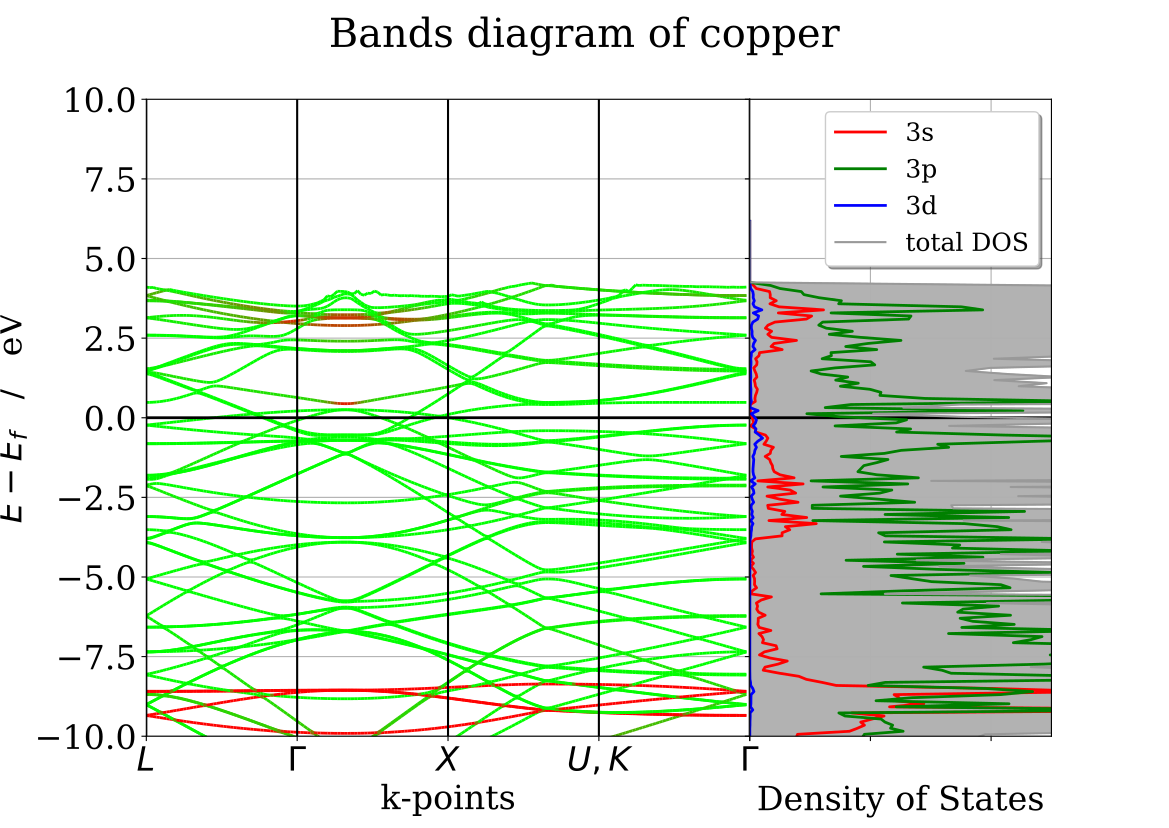

Source code (Python):
#!/usr/bin/env python
# -*- coding=utf-8 -*-

import sys
import numpy as np

import matplotlib.pyplot as plt
from matplotlib.collections import LineCollection
from matplotlib.gridspec import GridSpec

from pymatgen.io.vasp.outputs import Vasprun
from pymatgen.electronic_structure.core import Spin, OrbitalType


def rgbline(ax, k, e, red, green, blue, alpha=1.):
    # creation of segments based on
    # http://nbviewer.ipython.org/urls/raw.github.com/dpsanders/matplotlib-examples/master/colorline.ipynb
    pts = np.array([k, e]).T.reshape(-1, 1, 2)
    seg = np.concatenate([pts[:-1], pts[1:]], axis=1)

    nseg = len(k) - 1
    r = [0.5 * (red[i] + red[i + 1]) for i in range(nseg)]
    g = [0.5 * (green[i] + green[i + 1]) for i in range(nseg)]
    b = [0.5 * (blue[i] + blue[i + 1]) for i in range(nseg)]
    a = np.ones(nseg, np.float) * alpha
    lc = LineCollection(seg, colors=list(zip(r, g, b, a)), linewidth=2)
    ax.add_collection(lc)


if __name__ == "__main__":
    # read data
    # ---------

    # kpoints labels
    labels = [r"$L$", r"$\Gamma$", r"$X$", r"$U,K$", r"$\Gamma$"]

    # density of states
    dosrun = Vasprun("./DOS/vasprun.xml")
    spd_dos = dosrun.complete_dos.get_spd_dos()

    # bands
    run = Vasprun("./Bandes/vasprun.xml", parse_projected_eigen=True)
    bands = run.get_band_structure("./Bandes/KPOINTS",
                                   line_mode=True,
                                   efermi=dosrun.efermi)

    # set up matplotlib plot
    # ----------------------

    # general options for plot
    font = {'family': 'serif', 'size': 24}
    plt.rc('font', **font)

    # set up 2 graph with aspec ration 2/1
    # plot 1: bands diagram
    # plot 2: Density of States
    gs = GridSpec(1, 2, width_ratios=[2, 1])
    fig = plt.figure(figsize=(11.69, 8.27))
    fig.suptitle("Bands diagram of copper")
    ax1 = plt.subplot(gs[0])
    ax2 = plt.subplot(gs[1])  # , sharey=ax1)

    # set ylim for the plot
    # ---------------------
    emin = -10.
    emax = 10.
    ax1.set_ylim(emin, emax)
    ax2.set_ylim(emin, emax)

    # Band Diagram
    # ------------
    name = {}
    tmp_atom = sorted(set(run.atomic_symbols), key=run.atomic_symbols.index)
    for i in tmp_atom:
        name[i] = ["s", "p", "d"]
    pbands = bands.get_projections_on_elements_and_orbitals(name)

    # compute s, p, d normalized contributions
    contrib = np.zeros((len(tmp_atom), bands.nb_bands, len(bands.kpoints), 3))
    for b in range(bands.nb_bands):
        for k in range(len(bands.kpoints)):
            for atom_name in tmp_atom:
                sc = pbands[Spin.up][b][k][atom_name]["s"] ** 2
                pc = pbands[Spin.up][b][k][atom_name]["p"] ** 2
                dc = pbands[Spin.up][b][k][atom_name]["d"] ** 2
                tot = sc + pc + dc
                if tot != 0.0:
                    contrib[tmp_atom.index(atom_name), b, k, 0] = sc / tot
                    contrib[tmp_atom.index(atom_name), b, k, 1] = pc / tot
                    contrib[tmp_atom.index(atom_name), b, k, 2] = dc / tot

    # plot bands using rgb mapping
    for b in range(bands.nb_bands):
        rgbline(ax1,
                range(len(bands.kpoints)),
                [e - bands.efermi for e in bands.bands[Spin.up][b]],
                contrib[b, :, 0],
                contrib[b, :, 1],
                contrib[b, :, 2])

    # style
    ax1.set_xlabel("k-points")
    ax1.set_ylabel(r"$E - E_f$   /   eV")
    ax1.grid()

    # fermi level at 0
    ax1.hlines(y=0, xmin=0, xmax=len(bands.kpoints), color="k", lw=2)

    # labels
    nlabs = len(labels)
    step = len(bands.kpoints) / (nlabs - 1)
    for i, lab in enumerate(labels):
        ax1.vlines(i * step, emin, emax, "k")
    ax1.set_xticks([i * step for i in range(nlabs)])
    ax1.set_xticklabels(labels)

    ax1.set_xlim(0, len(bands.kpoints))

    # Density of states
    # ----------------

    ax2.set_yticklabels([])
    ax2.grid()
    ax2.set_xlim(1e-4, 5)
    ax2.set_xticklabels([])
    ax2.hlines(y=0, xmin=0, xmax=5, color="k", lw=2)
    ax2.set_xlabel("Density of States", labelpad=28)

    # spd contribution
    ax2.plot(spd_dos[OrbitalType.s].densities[Spin.up],
             dosrun.tdos.energies - dosrun.efermi,
             "r-", label="3s", lw=2)
    ax2.plot(spd_dos[OrbitalType.p].densities[Spin.up],
             dosrun.tdos.energies - dosrun.efermi,
             "g-", label="3p", lw=2)
    ax2.plot(spd_dos[OrbitalType.d].densities[Spin.up],
             dosrun.tdos.energies - dosrun.efermi,
             "b-", label="3d", lw=2)

    # total dos
    ax2.fill_between(dosrun.tdos.densities[Spin.up],
                     0,
                     dosrun.tdos.energies - dosrun.efermi,
                     color=(0.7, 0.7, 0.7),
                     facecolor=(0.7, 0.7, 0.7))

    ax2.plot(dosrun.tdos.densities[Spin.up],
             dosrun.tdos.energies - dosrun.efermi,
             color=(0.6, 0.6, 0.6),
             label="total DOS")

    # plot format style
    # -----------------
    ax2.legend(fancybox=True, shadow=True, prop={'size': 18})
    plt.subplots_adjust(wspace=0)

    # plt.show()
    plt.savefig(sys.argv[0].strip(".py") + ".pdf", format="pdf")
